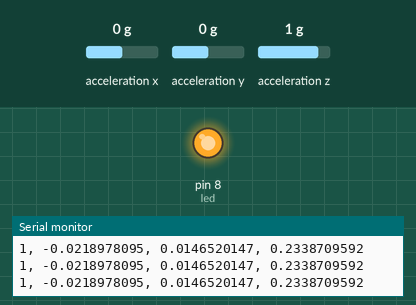
Recording of a sketch running on a simulated Arduino Uno, built with avr-gcc and run on an emulated ATmega328P. Parts: output pins drawn as LEDs (lit = HIGH), the last lines printed to the serial monitor. The inputs (shaded band) are chosen by the test bench; at power-on: acceleration z 1 g, acceleration x 0 g, acceleration y 0 g.

Above: at 1.2 s.
1.3 s: acceleration z set to 0.6 g
At 3.2 s:
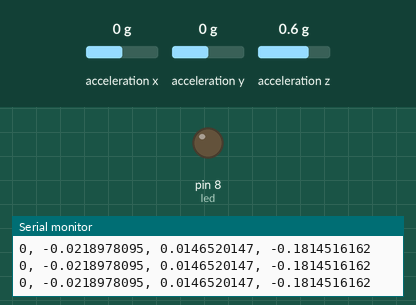
9.3 s: acceleration z set to 0.8 g
At 10.5 s:
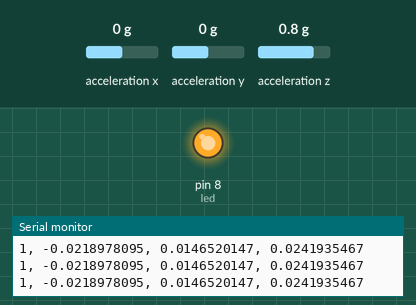
10.8 s: acceleration z set to -1.4 g
At 11.6 s:
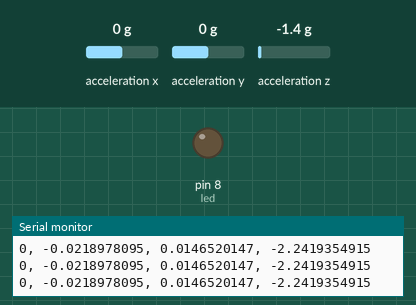
Timing chart, 0 to 13.8 s (numbered marks = the images above; inputs shaded):
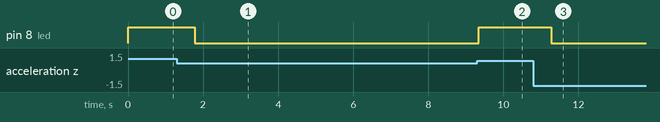

The sketch:

ADXL345_01.ino
```cpp
#include <SparkFun_ADXL345.h>


/*********** COMMUNICATION SELECTION ***********/
/*    Comment Out The One You Are Not Using    */
ADXL345 adxl = ADXL345(10);           // USE FOR SPI COMMUNICATION, ADXL345(CS_PIN);
//ADXL345 adxl = ADXL345();             // USE FOR I2C COMMUNICATION
int led = 8;
/******************** SETUP ********************/
/*          Configure ADXL345 Settings         */
void setup(){

Serial.begin(9600);                 // Start the serial terminal
//Serial.println("SparkFun ADXL345 Accelerometer Hook Up Guide Example");
//Serial.println();
pinMode(led,OUTPUT);
adxl.powerOn();                     // Power on the ADXL345

adxl.setRangeSetting(2);           // Give the range settings
                                    // Accepted values are 2g, 4g, 8g or 16g
                                    // Higher Values = Wider Measurement Range
                                    // Lower Values = Greater Sensitivity

adxl.setSpiBit(0);                  // Configure the device to be in 4 wire SPI mode when set to '0' or 3 wire SPI mode when set to 1
                                    // Default: Set to 1
                                    // SPI pins on the ATMega328: 11, 12 and 13 as reference in SPI Library
}
/****************** MAIN CODE ******************/
/*     Accelerometer Readings and Interrupt    */
int x,y,z,timer = 11;
float gX, gY, gZ;
bool LED=false;
void loop(){

// Accelerometer Readings
adxl.readAccel(&x, &y, &z);         // Read the accelerometer values and store them in variables declared above x,y,z
gX = float(x-6)/274;
gY = float(y+4)/273;
gZ = float(z-198)/248;
if (gZ>0.02)
{
  LED =true;
  digitalWrite(led,HIGH);
  timer = 0;
  }
else if (timer<10)
{}
else
{
  LED =false;
  digitalWrite(led,LOW);
  timer =11;
  }
// Output Results to Serial
/* UNCOMMENT TO VIEW X Y Z ACCELEROMETER VALUES */
Serial.print(LED);
Serial.print(", ");
Serial.print(gX,DEC);
Serial.print(", ");
Serial.print(gY,DEC);
Serial.print(", ");
Serial.println(gZ,DEC);
delay(10);
timer = timer+1;
//ADXL_ISR();
// You may also choose to avoid using interrupts and simply run the functions within ADXL_ISR();
//  and place it within the loop instead.
// This may come in handy when it doesn't matter when the action occurs.

}
```

Measured:
- the behaviour switches between 0.8 and 0.7 g on acceleration z (found by bisection; images 0 and 1)
- after the input at 1.3 s, pin 8 (led): HIGH → LOW after 0.47 s
- after the input at 9.3 s, pin 8 (led): LOW → HIGH after 0.05 s
- after the input at 10.8 s, pin 8 (led): HIGH → LOW after 0.47 s
